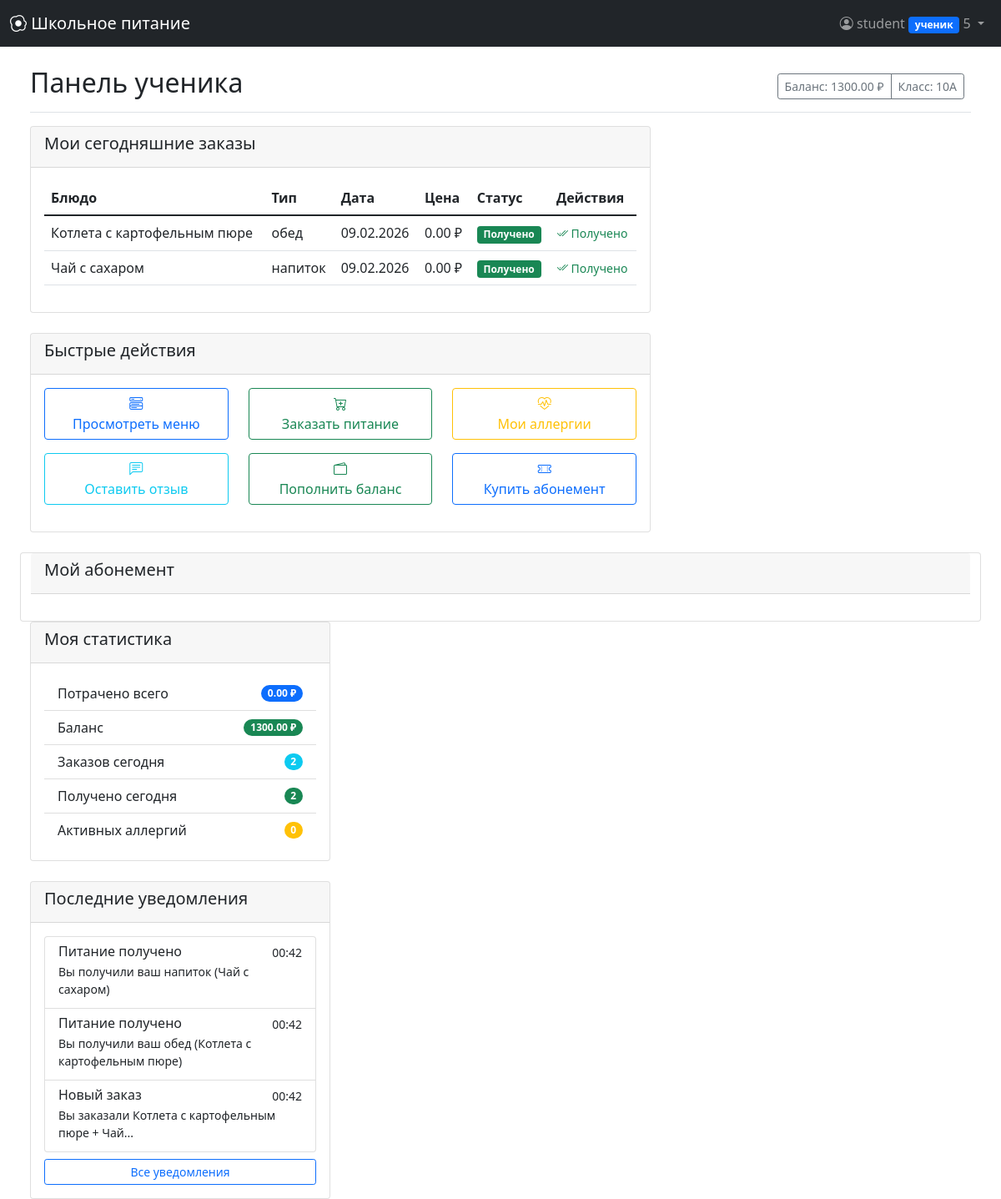
Page /student (signed in) on the committed database.
### models.py (models this page shows, shortened)
class User(UserMixin, db.Model):
    __tablename__ = 'users'
    id = db.Column(db.Integer, primary_key=True)
    username = db.Column(db.String(64), unique=True, nullable=False)
    email = db.Column(db.String(120), unique=True, nullable=False)
    password_hash = db.Column(db.String(256), nullable=False)
    role = db.Column(db.String(20), nullable=False, default='ученик')
    grade = db.Column(db.String(10))
    balance = db.Column(db.Float, default=0.0)
    created_at = db.Column(db.DateTime, default=datetime.utcnow)
    allergies = db.relationship('Allergy', backref='user', lazy='dynamic')
    orders = db.relationship('Order', backref='user', lazy='dynamic', foreign_keys='Order.user_id')
    feedbacks = db.relationship('Feedback', backref='user', lazy='dynamic')
    notifications = db.relationship('Notification', backref='user', lazy='dynamic')
    subscriptions = db.relationship('Subscription', backref='user', lazy='dynamic')
    prepared_meals = db.relationship('PreparedMeal', foreign_keys='PreparedMeal.prepared_by', backref='preparer',
                                     lazy='dynamic')
    served_orders = db.relationship('Order', foreign_keys='Order.served_by', backref='served_by_user', lazy='dynamic')

class Order(db.Model):
    __tablename__ = 'orders'
    id = db.Column(db.Integer, primary_key=True)
    user_id = db.Column(db.Integer, db.ForeignKey('users.id'), nullable=False)
    meal_id = db.Column(db.Integer, db.ForeignKey('meals.id'), nullable=False)
    order_date = db.Column(db.DateTime, default=datetime.utcnow, nullable=False)
    meal_date = db.Column(db.Date, nullable=False)
    meal_type = db.Column(db.String(20), nullable=False)
    quantity = db.Column(db.Integer, default=1)
    total_price = db.Column(db.Float, nullable=False)
    payment_method = db.Column(db.String(20))
    status = db.Column(db.String(20), default='pending')
    is_served = db.Column(db.Boolean, default=False)
    served_at = db.Column(db.DateTime)
    served_by = db.Column(db.Integer, db.ForeignKey('users.id'))
    payment_date = db.Column(db.DateTime)
    notes = db.Column(db.Text)

class Meal(db.Model):
    __tablename__ = 'meals'
    id = db.Column(db.Integer, primary_key=True)
    name = db.Column(db.String(100), nullable=False)
    description = db.Column(db.Text)
    meal_type = db.Column(db.String(20), nullable=False)
    price = db.Column(db.Float, nullable=False)
    calories = db.Column(db.Integer)
    allergens = db.Column(db.String(200))
    ingredients = db.Column(db.Text)
    is_available = db.Column(db.Boolean, default=True)
    image_url = db.Column(db.String(200))
    orders = db.relationship('Order', backref='meal', lazy='dynamic')
    feedbacks = db.relationship('Feedback', backref='meal', lazy='dynamic')
    meal_ingredients = db.relationship('MealIngredient', backref='meal', lazy='dynamic')
    prepared_instances = db.relationship('PreparedMeal', backref='meal', lazy='dynamic')

class Notification(db.Model):
    __tablename__ = 'notifications'
    id = db.Column(db.Integer, primary_key=True)
    user_id = db.Column(db.Integer, db.ForeignKey('users.id'), nullable=False)
    title = db.Column(db.String(200), nullable=False)
    message = db.Column(db.Text, nullable=False)
    type = db.Column(db.String(20))
    is_read = db.Column(db.Boolean, default=False)
    created_at = db.Column(db.DateTime, default=datetime.utcnow)

### app.py (the view)
@app.route('/student')
@login_required
@role_required(['ученик'])
def student_dashboard():
    today = date.today()
    orders = Order.query.filter(
        Order.user_id == current_user.id,
        Order.meal_date >= today
    ).order_by(Order.meal_date.desc()).limit(5).all()
    active_subscription = Subscription.query.filter(
        Subscription.user_id == current_user.id,
        Subscription.is_active == True
    ).filter(
        Subscription.start_date <= today,
        Subscription.end_date >= today
    ).first()
    notifications_list = Notification.query.filter(
        Notification.user_id == current_user.id,
        Notification.is_read == False
    ).order_by(Notification.created_at.desc()).limit(3).all()
    total_spent = db.session.query(func.sum(Order.total_price)).filter(
        Order.user_id == current_user.id,
        Order.status == 'paid'
    ).scalar() or 0.0
    return render_template('student_dashboard.html',
                           orders=orders,
                           total_spent=total_spent,
                           notifications=notifications_list,
                           active_subscription=active_subscription)

### templates/student_dashboard.html (shortened to what this page needs)
{% extends "base.html" %}
{% block content %}
<div class="d-flex justify-content-between flex-wrap flex-md-nowrap align-items-center pt-3 pb-2 mb-3 border-bottom">
    <h1 class="h2">Панель ученика</h1>
    <div class="btn-toolbar mb-2 mb-md-0">
        <div class="btn-group me-2">
            <span class="btn btn-sm btn-outline-secondary">Баланс: {{ "%.2f"|format(current_user.balance) }} ₽</span>
            <span class="btn btn-sm btn-outline-secondary">Класс: {{ current_user.grade }}</span>
        </div>
    </div>
</div>
<div class="row">
    <div class="col-md-8">
        <div class="card">
            <div class="card-header">
                <h5>Мои сегодняшние заказы</h5>
            </div>
            <div class="card-body">
                {% if orders %}
                <div class="table-responsive">
                    <table class="table table-hover">
                        <thead>
                            <tr>
                                <th>Блюдо</th>
                                <th>Тип</th>
                                <th>Дата</th>
                                <th>Цена</th>
                                <th>Статус</th>
                                <th>Действия</th>
                            </tr>
                        </thead>
                        <tbody>
                            {% for order in orders %}
                            <tr>
                                <td>{{ order.meal.name }}</td>
                                <td>{{ order.meal_type }}</td>
                                <td>{{ order.meal_date.strftime('%d.%m.%Y') }}</td>
                                <td>{{ "%.2f"|format(order.total_price) }} ₽</td>
                                <td>
                                    {% if order.status == 'served' %}
                                        <span class="badge bg-success">Получено</span>
                                    {% elif order.status == 'paid' %}
                                        <span class="badge bg-info">Оплачено</span>
                                    {% elif order.status == 'pending' %}
                                        <span class="badge bg-warning">Ожидает оплаты</span>
                                    {% elif order.status == 'cancelled' %}
                                        <span class="badge bg-danger">Отменен</span>
                                    {% endif %}
                                </td>
                                <td>
                                    {% if order.status == 'pending' %}
                                        <a href="{{ url_for('pay_order', order_id=order.id) }}"
                                           class="btn btn-sm btn-success"
                                           onclick="return confirm('Оплатить заказ #{{ order.id }} на сумму {{ "%.2f"|format(order.total_price) }} ₽?')">
                                            <i class="bi bi-credit-card"></i> Оплатить
                                        </a>
                                    {% elif order.status == 'paid' and not order.is_served %}
                                        <a href="{{ url_for('receive_order', order_id=order.id) }}"
                                           class="btn btn-sm btn-primary"
                                           onclick="return confirm('Отметить получение заказа #{{ order.id }} ({{ order.meal.name }})?')">
                                            <i class="bi bi-check-circle"></i> Получить
                                        </a>
                                    {% elif order.status == 'served' %}
                                        <span class="text-success small">
                                            <i class="bi bi-check2-all"></i> Получено
                                        </span>
                                    {% endif %}
                                </td>
                            </tr>
                            {% endfor %}
                        </tbody>
                    </table>
                </div>
                {% else %}
                <p class="text-muted">У вас нет заказов на сегодня.</p>
                <a href="{{ url_for('order') }}" class="btn btn-primary">Заказать питание</a>
                {% endif %}
            </div>
        </div>
        <div class="card mt-4">
            <div class="card-header">
                <h5>Быстрые действия</h5>
            </div>
            <div class="card-body">
                <div class="row">
                    <div class="col-md-4 mb-3">
                        <a href="{{ url_for('menu') }}" class="btn btn-outline-primary w-100">
                            <i class="bi bi-menu-button-wide"></i><br>
                            Просмотреть меню
                        </a>
                    </div>
                    <div class="col-md-4 mb-3">
                        <a href="{{ url_for('order') }}" class="btn btn-outline-success w-100">
                            <i class="bi bi-cart-plus"></i><br>
                            Заказать питание
                        </a>
                    </div>
                    <div class="col-md-4 mb-3">
                        <a href="{{ url_for('allergies') }}" class="btn btn-outline-warning w-100">
                            <i class="bi bi-heart-pulse"></i><br>
                            Мои аллергии
                        </a>
                    </div>
                    <div class="col-md-4 mb-3">
                        <a href="{{ url_for('feedback') }}" class="btn btn-outline-info w-100">
                            <i class="bi bi-chat-left-text"></i><br>
                            Оставить отзыв
                        </a>
                    </div>
                    <div class="col-md-4 mb-3">
                        <a href="{{ url_for('add_balance') }}" class="btn btn-outline-success w-100">
                            <i class="bi bi-wallet2"></i><br>
                            Пополнить баланс
                        </a>
                    </div>
                    <div class="col-md-4 mb-3">
                        <a href="{{ url_for('buy_subscription') }}" class="btn btn-outline-primary w-100">
                            <i class="bi bi-ticket-perforated"></i><br>
                            Купить абонемент
                        </a>
                    </div>
                </div>
            </div>
        </div>
    </div>
    <div class="card mt-4">
        <div class="card-header"><h5>Мой абонемент</h5></div>
            <div class="card-body">
        </div>
    </div>
    <div class="col-md-4">
        <div class="card">
            <div class="card-header">
                <h5>Моя статистика</h5>
            </div>
            <div class="card-body">
                <ul class="list-group list-group-flush">
                    <li class="list-group-item d-flex justify-content-between align-items-center">
                        Потрачено всего
                        <span class="badge bg-primary rounded-pill">{{ "%.2f"|format(total_spent) }} ₽</span>
                    </li>
                    <li class="list-group-item d-flex justify-content-between align-items-center">
                        Баланс
                        <span class="badge bg-success rounded-pill">{{ "%.2f"|format(current_user.balance) }} ₽</span>
                    </li>
                    <li class="list-group-item d-flex justify-content-between align-items-center">
                        Заказов сегодня
                        <span class="badge bg-info rounded-pill">{{ orders|length }}</span>
                    </li>
                    <li class="list-group-item d-flex justify-content-between align-items-center">
                        Получено сегодня
                        <span class="badge bg-success rounded-pill">{{ orders|selectattr('status', 'equalto', 'served')|list|length }}</span>
                    </li>
                    <li class="list-group-item d-flex justify-content-between align-items-center">
                        Активных аллергий
                        <span class="badge bg-warning rounded-pill">{{ current_user.allergies.count() }}</span>
                    </li>
                </ul>
            </div>
        </div>
        <div class="card mt-4">
            <div class="card-header">
                <h5>Последние уведомления</h5>
            </div>
            <div class="card-body">
                {% if notifications %}
                <div class="list-group">
                    {% for notification in notifications %}
                    <a href="{{ url_for('notifications') }}" class="list-group-item list-group-item-action">
                        <div class="d-flex w-100 justify-content-between">
                            <h6 class="mb-1">{{ notification.title }}</h6>
                            <small>{{ notification.created_at.strftime('%H:%M') }}</small>
                        </div>
                        <p class="mb-1 small">{{ notification.message|truncate(50) }}</p>
                    </a>
                    {% endfor %}
                </div>
                <a href="{{ url_for('notifications') }}" class="btn btn-sm btn-outline-primary w-100 mt-2">
                    Все уведомления
                </a>
                {% else %}
                <p class="text-muted">Нет новых уведомлений</p>
                {% endif %}
            </div>
        </div>
    </div>
</div>
{% endblock %}

### templates/base.html (shortened to what this page needs)
<!DOCTYPE html>
<html lang="ru">
<head>
    <link href="https://cdn.jsdelivr.net/npm/bootstrap@5.1.3/dist/css/bootstrap.min.css" rel="stylesheet">
    <link rel="stylesheet" href="https://cdn.jsdelivr.net/npm/bootstrap-icons@1.8.1/font/bootstrap-icons.css">
</head>
<body>
    <nav class="navbar navbar-expand-lg navbar-dark bg-dark fixed-top">
        <div class="container-fluid">
            <a class="navbar-brand" href="{{ url_for('dashboard') if current_user.is_authenticated else url_for('home') }}">
                <i class="bi bi-egg-fried"></i> Школьное питание
            </a>
            <div class="navbar-nav ms-auto">
                {% if current_user.is_authenticated %}
                <div class="nav-item dropdown">
                    <a class="nav-link dropdown-toggle" href="#" id="navbarDropdown" role="button" data-bs-toggle="dropdown">
                        <i class="bi bi-person-circle"></i> {{ current_user.username }}
                        <span class="badge bg-primary">{{ current_user.role }}</span>
                        <span id="notification-count" class="notification-badge" style="display:none;"></span>
                    </a>
                </div>
                {% else %}
                <div class="nav-item">
                    <a class="nav-link" href="{{ url_for('login') }}"><i class="bi bi-box-arrow-in-right"></i> Войти</a>
                </div>
                {% endif %}
            </div>
        </div>
    </nav>
    <div class="container-fluid mt-5 pt-3">
        {% if current_user.is_authenticated %}
            <main role="main" class="px-4">
                {% block content %}{% endblock %}
            </main>
        {% else %}
            <div class="container mt-5 pt-4">
                {% block auth_content %}{% endblock %}
            </div>
        {% endif %}
    </div>
</body>
</html>

### rows in the picture
User: username "student", role "ученик", balance "1300.00", grade "10А"
Order: meal.name "Котлета с картофельным пюре", meal_type "обед", meal_date "09.02.2026", total_price "0.00", status "Получено"
Order: meal.name "Чай с сахаром", meal_type "напиток", meal_date "09.02.2026", total_price "0.00", status "Получено"
Notification: title "Питание получено", created_at "00:42", message "Вы получили ваш напиток (Чай с сахаром)"
Notification: title "Питание получено", created_at "00:42", message "Вы получили ваш обед (Котлета с картофельным пюре)"
Notification: title "Новый заказ", created_at "00:42", message "Вы заказали Котлета с картофельным пюре + Чай..."

### other values in the picture
{{ "%.2f"|format(total_spent) }} "0.00"
{{ orders|length }} "2"
{{ orders|selectattr('status', 'equalto', 'served')|list|length }} "2"
{{ current_user.allergies.count() }} "0"
